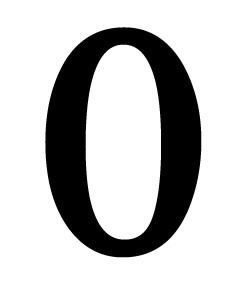
#> input picture zero.jpg, 252 x 288 px
$ jupyter execute --allow-errors 'SVM Mnist Dataset.ipynb'
#> lines starting #> are read from the running program, lines starting #| are printed output that depends on the picture
[cell 1]
# Standard scientific Python imports
import matplotlib.pyplot as plt

# Import datasets, classifiers and performance metrics
from sklearn import datasets, metrics, svm
from sklearn.model_selection import train_test_split
import cv2 as cv

[cell 2]
digits = datasets.load_digits()

_, axes = plt.subplots(nrows=1, ncols=4, figsize=(10, 3))
for ax, image, label in zip(axes, digits.images, digits.target):
    ax.set_axis_off()
    ax.imshow(image, cmap=plt.cm.gray_r, interpolation="nearest")
    ax.set_title("Training: %i" % label)
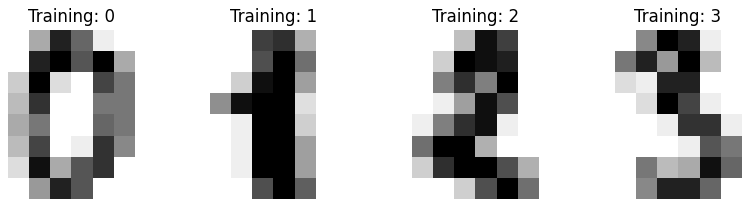
#> figure drawn by matplotlib, 4 panels

[cell 3]
# flatten the images
n_samples = len(digits.images)
data = digits.images.reshape((n_samples, -1))

# Create a classifier: a support vector classifier
clf = svm.SVC(gamma=0.001)

# Split data into 50% train and 50% test subsets
X_train, X_test, y_train, y_test = train_test_split(
    data, digits.target, test_size=0.5, shuffle=True
)

# Learn the digits on the train subset
clf.fit(X_train, y_train)

# Predict the value of the digit on the test subset
predicted = clf.predict(X_test)

#> (a cell that did not finish here is left out)

[cell 5]
print(
    f"Classification report for classifier {clf}:\n"
    f"{metrics.classification_report(y_test, predicted)}\n"
)

#> (a cell that did not finish here is left out)

[cell 7]
plt.imshow(X_test[12].reshape(8,8),cmap='gray')
clf.predict(X_test[12].reshape(1,-1))
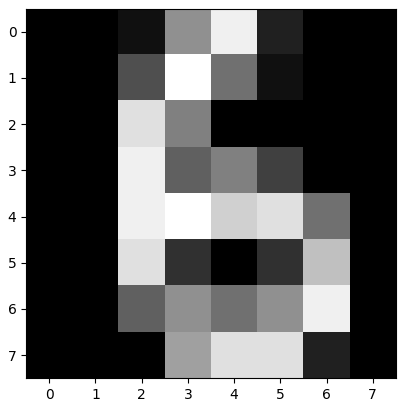
#> figure drawn by matplotlib, 1 panel

[cell 8]
data[1000]

[cell 9]
img=cv.imread('zero.jpg')
#> img is the input picture: shape (288, 252, 3); min 0, max 255, mean 196.5

[cell 10]
img= cv.cvtColor(img, cv.COLOR_BGR2GRAY)
#> img: shape (288, 252)

[cell 11]
img=cv.resize(img,(8,8))

#> (a cell that did not finish here is left out)

[cell 13]
i=cv.resize(img,(8,8))

[cell 14]
i=i.reshape(1,-1)

[cell 15]
clf.predict(i)
#> Out = [1]
